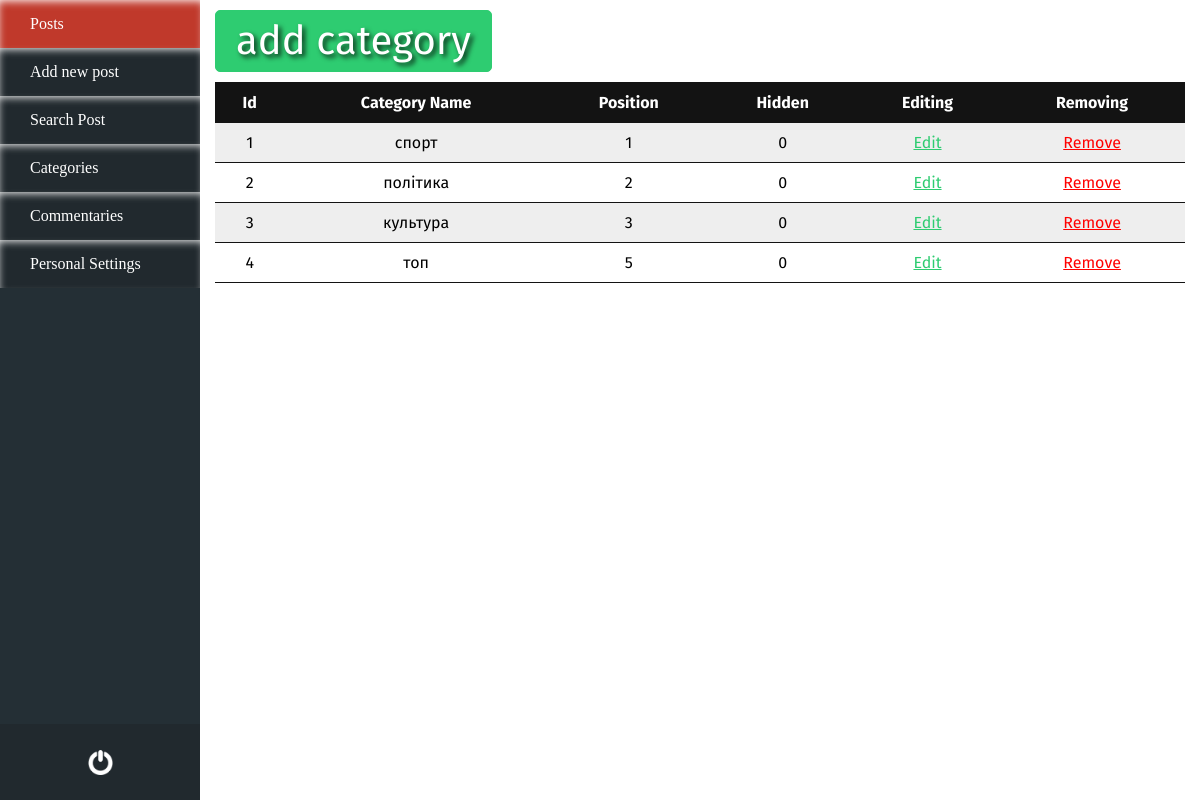
The app's page /app/admin/admin_header.php?side=categories with its own data.
### tables this page shows
CREATE TABLE IF NOT EXISTS `news_category` (
  `id_category` tinyint(3) unsigned NOT NULL AUTO_INCREMENT,
  `name_category` varchar(30) NOT NULL,
  `position` int(10) unsigned NOT NULL DEFAULT '0',
  `hidden` tinyint(1) NOT NULL DEFAULT '0',
  PRIMARY KEY (`id_category`)
);

### app/php-classes/Admin_Engine.php (called while the page is built, shortened)
<?php
abstract class Admin_Engine{
        public function __construct(){
			$this->data_b = new PDO('mysql:host='.host.';dbname='.database.';charset=utf8', user, password);
			$this->data_b->setAttribute(PDO::ATTR_ERRMODE, PDO::ERRMODE_EXCEPTION);
			$this->data_b->setAttribute(PDO::ATTR_EMULATE_PREPARES, false);
		}
		public function news_sql_execution($news_query){
			$result = $this->data_b->exec($news_query);
			return $result;
		}
		public function news_sql_query($news_query){
			$result = $this->data_b->query($news_query);
			return $result;
		}
}
?>

### app/admin/categories.php (the view, shortened to what this page needs)
<div class="container">
    <?php
    try{
        $categories = $content->news_sql_query('Select * FROM news_category');
        if($categories->rowCount()>0){
            $tab = array();
            while($row = $categories->fetch(PDO::FETCH_ASSOC)){
                $tab['category'][]= $row;
            }
        }
    }catch(Exception $err){
   print('<div class="container"><p class="error-msg">'.$err->getMessage().'</p></div>');
    }
    ?>
        <div>
            <?php if(isset($_GET['add'])): ?>
            <form method="POST">
                <input type="text" name="name_category" placeholder="name category">
                <button name="add" type="submit">
                    add category
                </button>
            </form>
            <?php else: ?>
            <div class="category__add ">
                <a href="<?php echo '?side='.$_GET[ 'side']. '&add'; ?>">add category</a>
            </div>
            <table>
                <tr>
                    <th>id</th>
                    <th>category name</th>
                    <th>position</th>
                    <th>hidden</th>
                    <th>
                        editing
                    </th>
                    <th>
                        removing
                    </th>
                </tr>
                <?php foreach($tab["category"] as $val): ?>
                <tr>
                    <td>
                        <?php echo $val["id_category"]; ?>
                    </td>
                    <td>
                        <?php echo $val["name_category"]; ?>
                    </td>
                    <td>
                        <?php echo $val["position"]; ?>
                    </td>
                    <td>
                        <?php echo $val ["hidden"]; ?>
                    </td>
                    <td>
                        <a href="<?php echo '?side='.$_GET['side'].'&edit='.$val['id_category'].';' ?>">edit</a>
                    </td>
                    <td>
                        <a href="<?php echo '?side='.$_GET['side'].'&del='.$val['id_category'].';' ?>" onclick="return confirm('Are you sure want to delete  category?')" data-text="<?php echo $val['name_category']; ?>">remove</a>
                    </td>
                </tr>
                <?php endforeach; ?>
            </table>
            <?php endif; ?>
        </div>
</div>

### app/css/admin.css (style rules this page uses)
* { outline: none; }
html { height: 100%; }
.category__add a { display: inline-block; border: 1px solid #2ecc71; background: #2ecc71; color: #fff; text-shadow: 3px 3px 5px rgba(0, 0, 0, 0.8); padding-left: 20px; line-height: 60px; padding-right: 20px; font-size: 40px; -webkit-border-radius: 5px; -moz-border-radius: 5px; border-radius: 5px; outline: none; cursor: pointer; text-decoration: none; margin: 10px 0; }
.container { max-width: 1230px; width: 100%; padding: 0 15px; }
.admin-content-wrapper table tr td:nth-child(5) a, .admin-content-wrapper .paginatorWrapper table tr td:nth-child(6) a { color: #2ecc71; text-transform: capitalize; }
.admin-content-wrapper .paginatorWrapper table tr td:nth-child(7) a, .admin-content-wrapper table tr td:nth-child(6) a { color: red; text-transform: capitalize; }
.admin-content-wrapper table tr:nth-child(1) { background: #131313; }
.admin-content-wrapper table tr:nth-child(1) th { color: #fff; text-transform: capitalize; }
.admin-content-wrapper table { width: 100%; border-collapse: collapse; text-align: center; }
.admin-content-wrapper table tr:nth-child(even) { background: #eee; }
.admin-content-wrapper table tr { border-top: 1px solid #131313; border-bottom: 1px solid #131313; padding: 10px 0; }
.admin-content-wrapper table th, .admin-content-wrapper table td { padding: 10px; }
body { font-family: 'Fira Sans'; min-height: 100%; }

### records on screen
news_category: id_category "1", name_category "спорт", position "1", hidden "0"
news_category: id_category "2", name_category "політика", position "2", hidden "0"
news_category: id_category "3", name_category "культура", position "3", hidden "0"
news_category: id_category "4", name_category "топ", position "5", hidden "0"
